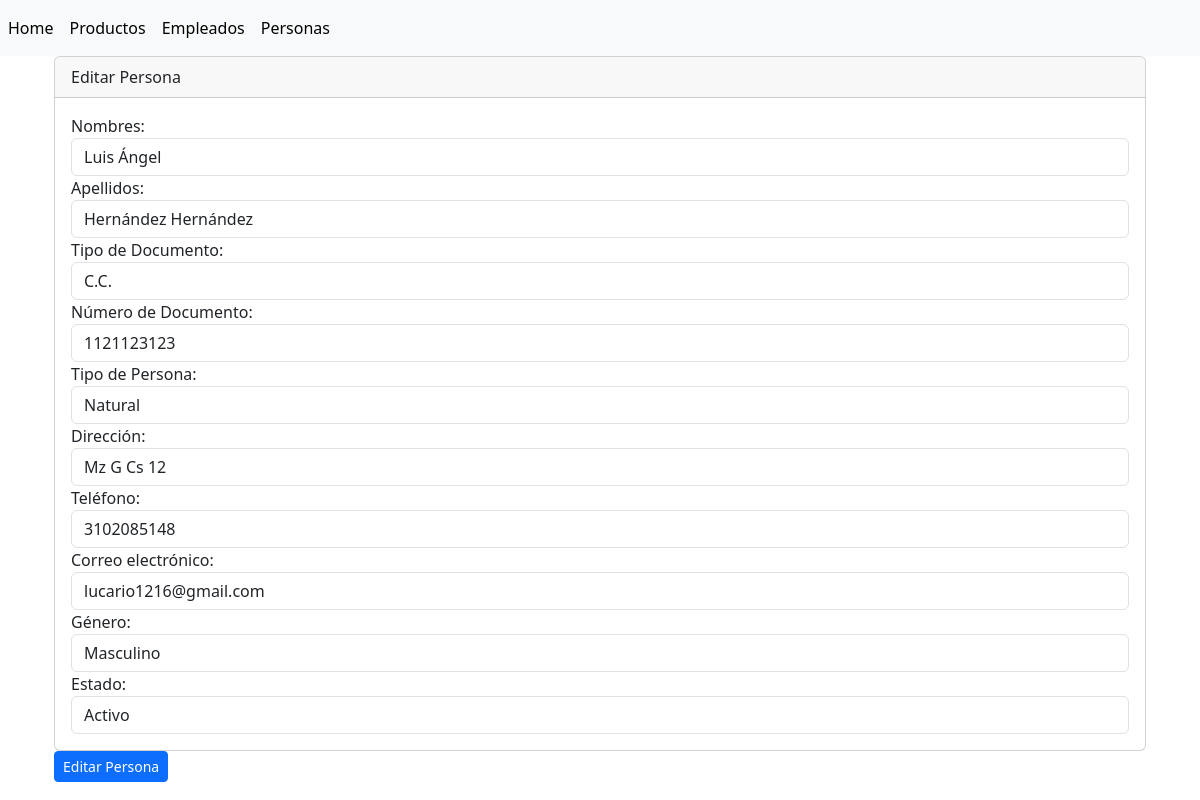
Screenshot of /personas/editar/1/ with the database file from the repository.
### personas/models.py (models this page shows, shortened)
class Persona(models.Model):
    nombrePersona = models.CharField(max_length=100)
    apellidoPersona = models.CharField(max_length=100)
    idTipoDocumento= models.ForeignKey(TipoDocumento, on_delete=models.CASCADE)
    numeroDocumentoPersona = models.CharField(max_length=50)
    idTipoPersona = models.ForeignKey(TipoPersona, on_delete=models.CASCADE)
    direccionPersona = models.CharField(max_length=200)
    telefonoPersona = models.CharField(max_length=20)
    emailPersona = models.EmailField()
    idGenero = models.ForeignKey(Genero, on_delete=models.CASCADE)
    idEstado = models.ForeignKey(Estado, on_delete=models.CASCADE, default=1)
    registroPersona = models.DateTimeField(auto_now_add=True)

### personas/views.py (the view)
# urls.py: path("editar/<int:personas_id>/", views.editarPersonas, name="personas_editar"),
def editarPersonas(request, personas_id):
    persona = Persona.objects.get(id=personas_id)
    if request.method == "POST":
        form=PersonaForm(request.POST, instance=persona)
        if form.is_valid():
            form.save()
            return redirect("personas_home")
    else:
        form=PersonaForm(instance=persona)
    context={"form":form}
    return render(request, "editar.html", context)

### personas/form.py
class PersonaForm(forms.ModelForm):
    class Meta:
        model = Persona
        fields = [
            'nombrePersona',
            'apellidoPersona',
            'idTipoDocumento',
            'numeroDocumentoPersona',
            'idTipoPersona',
            'direccionPersona',
            'telefonoPersona',
            'emailPersona',
            'idGenero',
            'idEstado',
        ]
        labels = {
            'nombrePersona': 'Nombres',
            'apellidoPersona': 'Apellidos',
            'idTipoDocumento': 'Tipo de Documento',
            'numeroDocumentoPersona': 'Número de Documento',
            'idTipoPersona': 'Tipo de Persona',
            'direccionPersona': 'Dirección',
            'telefonoPersona': 'Teléfono',
            'emailPersona': 'Correo electrónico',
            'idGenero': 'Género',
            'idEstado': 'Estado',
        }
    def __init__(self, *args, **kwargs):
        super().__init__(*args, **kwargs)
        for field in self.fields.values():
            field.widget.attrs['class'] = 'form-control'

### core/models.py (called while the page is built)
    def __str__(self):
        return self.estado

### personas/models.py (called while the page is built)
    def __str__(self):
        return self.tipoPersona

    def __str__(self):
        return self.tipoDocumento

    def __str__(self):
        return self.genero

### personas/templates/editar.html (shortened to what this page needs)
{% extends 'layout.html' %}
{%block content %}
<div class="container">
  <form method="POST">
    <div class="form-group">
      <div class="card">
        <div class="card-header">Editar Persona</div>
        <div class="card-body">{{ form }}</div>
      </div>
      <div class="card-footer">
        <button type="submit" class="btn btn-primary btn-sm">
          Editar Persona
        </button>
      </div>
    </div>
  </form>
</div>
{% endblock %}

### rows the page displays
Persona: nombrePersona "Luis Ángel", apellidoPersona "Hernández Hernández", idTipoDocumento "C.C.", numeroDocumentoPersona "1121123123", idTipoPersona "Natural", direccionPersona "Mz G Cs 12", telefonoPersona "3102085148", emailPersona "lucario1216@gmail.com", idGenero "Masculino", idEstado "Activo"
